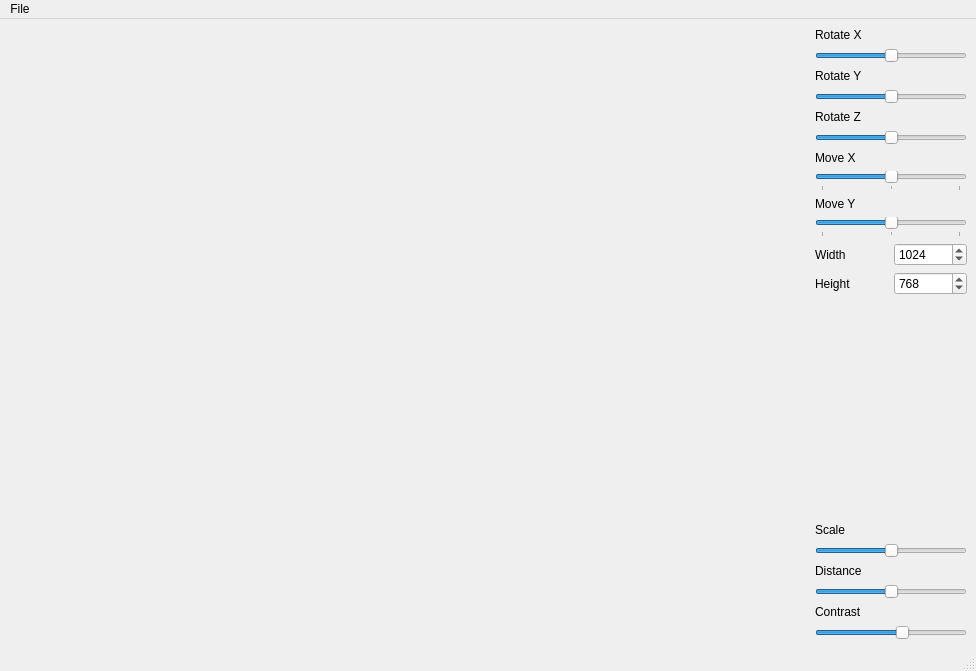
<?xml version="1.0" encoding="UTF-8"?>
<ui version="4.0">
 <class>ModelDepthViewer</class>
 <widget class="QMainWindow" name="ModelDepthViewer">
  <property name="geometry">
   <rect>
    <x>0</x>
    <y>0</y>
    <width>976</width>
    <height>671</height>
   </rect>
  </property>
  <property name="sizePolicy">
   <sizepolicy hsizetype="Preferred" vsizetype="Preferred">
    <horstretch>0</horstretch>
    <verstretch>0</verstretch>
   </sizepolicy>
  </property>
  <property name="maximumSize">
   <size>
    <width>1200</width>
    <height>830</height>
   </size>
  </property>
  <property name="windowTitle">
   <string>Model Viewer</string>
  </property>
  <property name="windowOpacity">
   <double>1.000000000000000</double>
  </property>
  <widget class="QWidget" name="centralwidget">
   <property name="sizePolicy">
    <sizepolicy hsizetype="Expanding" vsizetype="Expanding">
     <horstretch>0</horstretch>
     <verstretch>0</verstretch>
    </sizepolicy>
   </property>
   <layout class="QHBoxLayout" name="horizontalLayout">
    <item>
     <widget class="GlModelView" name="modelview" native="true">
      <property name="enabled">
       <bool>true</bool>
      </property>
      <property name="sizePolicy">
       <sizepolicy hsizetype="Fixed" vsizetype="Fixed">
        <horstretch>0</horstretch>
        <verstretch>0</verstretch>
       </sizepolicy>
      </property>
      <property name="minimumSize">
       <size>
        <width>800</width>
        <height>600</height>
       </size>
      </property>
     </widget>
    </item>
    <item>
     <layout class="QVBoxLayout" name="verticalLayout">
      <item>
       <widget class="QLabel" name="labelRotX">
        <property name="text">
         <string>Rotate X</string>
        </property>
       </widget>
      </item>
      <item>
       <widget class="QSlider" name="hSliderRotX">
        <property name="minimumSize">
         <size>
          <width>150</width>
          <height>0</height>
         </size>
        </property>
        <property name="minimum">
         <number>-180</number>
        </property>
        <property name="maximum">
         <number>180</number>
        </property>
        <property name="orientation">
         <enum>Qt::Horizontal</enum>
        </property>
       </widget>
      </item>
      <item>
       <widget class="QLabel" name="labelRotY">
        <property name="text">
         <string>Rotate Y</string>
        </property>
       </widget>
      </item>
      <item>
       <widget class="QSlider" name="hSliderRotY">
        <property name="minimumSize">
         <size>
          <width>150</width>
          <height>0</height>
         </size>
        </property>
        <property name="minimum">
         <number>-180</number>
        </property>
        <property name="maximum">
         <number>180</number>
        </property>
        <property name="orientation">
         <enum>Qt::Horizontal</enum>
        </property>
        <property name="tickInterval">
         <number>0</number>
        </property>
       </widget>
      </item>
      <item>
       <widget class="QLabel" name="labelRotZ">
        <property name="text">
         <string>Rotate Z</string>
        </property>
       </widget>
      </item>
      <item>
       <widget class="QSlider" name="hSliderRotZ">
        <property name="minimumSize">
         <size>
          <width>150</width>
          <height>0</height>
         </size>
        </property>
        <property name="minimum">
         <number>-180</number>
        </property>
        <property name="maximum">
         <number>180</number>
        </property>
        <property name="orientation">
         <enum>Qt::Horizontal</enum>
        </property>
        <property name="tickPosition">
         <enum>QSlider::NoTicks</enum>
        </property>
        <property name="tickInterval">
         <number>0</number>
        </property>
       </widget>
      </item>
      <item>
       <widget class="QLabel" name="labelMovX">
        <property name="text">
         <string>Move X</string>
        </property>
       </widget>
      </item>
      <item>
       <widget class="QSlider" name="moveXSlider">
        <property name="minimum">
         <number>-800</number>
        </property>
        <property name="maximum">
         <number>800</number>
        </property>
        <property name="value">
         <number>0</number>
        </property>
        <property name="orientation">
         <enum>Qt::Horizontal</enum>
        </property>
        <property name="tickPosition">
         <enum>QSlider::TicksBelow</enum>
        </property>
        <property name="tickInterval">
         <number>800</number>
        </property>
       </widget>
      </item>
      <item>
       <widget class="QLabel" name="labelMovY">
        <property name="text">
         <string>Move Y</string>
        </property>
       </widget>
      </item>
      <item>
       <widget class="QSlider" name="moveYSlider">
        <property name="minimum">
         <number>-800</number>
        </property>
        <property name="maximum">
         <number>800</number>
        </property>
        <property name="pageStep">
         <number>10</number>
        </property>
        <property name="orientation">
         <enum>Qt::Horizontal</enum>
        </property>
        <property name="tickPosition">
         <enum>QSlider::TicksBelow</enum>
        </property>
        <property name="tickInterval">
         <number>800</number>
        </property>
       </widget>
      </item>
      <item>
       <layout class="QHBoxLayout" name="horizontalLayout_2">
        <item>
         <widget class="QLabel" name="labelW">
          <property name="text">
           <string>Width</string>
          </property>
         </widget>
        </item>
        <item>
         <widget class="QSpinBox" name="widthSpin">
          <property name="minimum">
           <number>320</number>
          </property>
          <property name="maximum">
           <number>2048</number>
          </property>
          <property name="value">
           <number>1024</number>
          </property>
         </widget>
        </item>
       </layout>
      </item>
      <item>
       <layout class="QHBoxLayout" name="horizontalLayout_3">
        <item>
         <widget class="QLabel" name="labelH">
          <property name="text">
           <string>Height</string>
          </property>
         </widget>
        </item>
        <item>
         <widget class="QSpinBox" name="heightSpin">
          <property name="minimum">
           <number>320</number>
          </property>
          <property name="maximum">
           <number>2048</number>
          </property>
          <property name="value">
           <number>768</number>
          </property>
         </widget>
        </item>
       </layout>
      </item>
      <item>
       <spacer name="verticalSpacer_3">
        <property name="orientation">
         <enum>Qt::Vertical</enum>
        </property>
        <property name="sizeHint" stdset="0">
         <size>
          <width>20</width>
          <height>40</height>
         </size>
        </property>
       </spacer>
      </item>
      <item>
       <widget class="QLabel" name="scaleLabel">
        <property name="text">
         <string>Scale</string>
        </property>
       </widget>
      </item>
      <item>
       <widget class="QSlider" name="scaleSlider">
        <property name="minimum">
         <number>-1000</number>
        </property>
        <property name="maximum">
         <number>1000</number>
        </property>
        <property name="singleStep">
         <number>2</number>
        </property>
        <property name="pageStep">
         <number>25</number>
        </property>
        <property name="value">
         <number>0</number>
        </property>
        <property name="orientation">
         <enum>Qt::Horizontal</enum>
        </property>
       </widget>
      </item>
      <item>
       <widget class="QLabel" name="zoomLabel">
        <property name="text">
         <string>Distance</string>
        </property>
       </widget>
      </item>
      <item>
       <widget class="QSlider" name="zoomSlider">
        <property name="minimum">
         <number>200</number>
        </property>
        <property name="maximum">
         <number>800</number>
        </property>
        <property name="singleStep">
         <number>10</number>
        </property>
        <property name="pageStep">
         <number>25</number>
        </property>
        <property name="value">
         <number>500</number>
        </property>
        <property name="orientation">
         <enum>Qt::Horizontal</enum>
        </property>
       </widget>
      </item>
      <item>
       <widget class="QLabel" name="contrastLabel">
        <property name="text">
         <string>Contrast</string>
        </property>
       </widget>
      </item>
      <item>
       <widget class="QSlider" name="contrastSlider">
        <property name="minimum">
         <number>30</number>
        </property>
        <property name="maximum">
         <number>150</number>
        </property>
        <property name="sliderPosition">
         <number>100</number>
        </property>
        <property name="orientation">
         <enum>Qt::Horizontal</enum>
        </property>
       </widget>
      </item>
     </layout>
    </item>
   </layout>
  </widget>
  <widget class="QMenuBar" name="menubar">
   <property name="geometry">
    <rect>
     <x>0</x>
     <y>0</y>
     <width>976</width>
     <height>27</height>
    </rect>
   </property>
   <widget class="QMenu" name="menuFile">
    <property name="title">
     <string>File</string>
    </property>
    <addaction name="actionSave_Image"/>
    <addaction name="actionPush_Image"/>
   </widget>
   <addaction name="menuFile"/>
  </widget>
  <widget class="QStatusBar" name="statusbar"/>
  <action name="actionSave_Image">
   <property name="icon">
    <iconset resource="rsc.qrc">
     <normaloff>:/images/save.png</normaloff>:/images/save.png</iconset>
   </property>
   <property name="text">
    <string>Save Image...</string>
   </property>
   <property name="iconVisibleInMenu">
    <bool>true</bool>
   </property>
  </action>
  <action name="actionPush_Image">
   <property name="text">
    <string>Push Image</string>
   </property>
  </action>
 </widget>
 <customwidgets>
  <customwidget>
   <class>GlModelView</class>
   <extends>QWidget</extends>
   <header>glmodelview.h</header>
   <container>1</container>
  </customwidget>
 </customwidgets>
 <resources>
  <include location="rsc.qrc"/>
 </resources>
 <connections/>
</ui>
